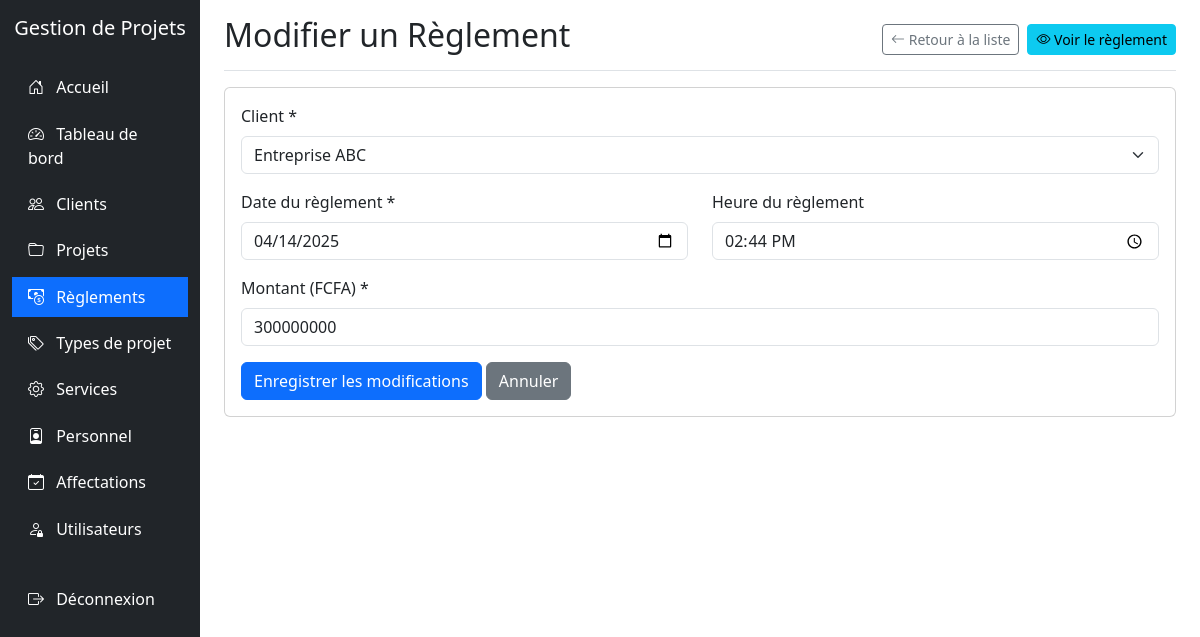
The page /reglements/edit.php?id=5 (signed in) on the database its author committed.
### tables this page shows
CREATE TABLE IF NOT EXISTS `reglement` (
  `IdReglement` int NOT NULL AUTO_INCREMENT,
  `DateReglement` date DEFAULT NULL,
  `HeureReglement` time DEFAULT NULL,
  `MontantReglement` int DEFAULT NULL,
  `IdClient` int DEFAULT NULL,
  PRIMARY KEY (`IdReglement`),
  KEY `IdClient` (`IdClient`),
  CONSTRAINT `reglement_ibfk_1` FOREIGN KEY (`IdClient`) REFERENCES `client` (`IdClient`)
);

CREATE TABLE IF NOT EXISTS `client` (
  `IdClient` int NOT NULL AUTO_INCREMENT,
  `NomClient` varchar(255) NOT NULL,
  `AdresseClient` varchar(255) DEFAULT NULL,
  `EmailClient` varchar(255) DEFAULT NULL,
  `TelClient` varchar(255) DEFAULT NULL,
  PRIMARY KEY (`IdClient`)
);

### reglements/edit.php (the view, shortened to what this page needs)
<?php
require_once '../config.php';
$id = $_GET['id'];
$clientsSql = "SELECT * FROM CLIENT ORDER BY NomClient";
$clientsResult = mysqli_query($conn, $clientsSql);
$sql = "SELECT * FROM REGLEMENT WHERE IdReglement = $id";
$result = mysqli_query($conn, $sql);
$reglement = mysqli_fetch_assoc($result);
?>
<!DOCTYPE html>
<html lang="fr">
<head>
    <link href="../libs/bootstrap@5.3.0-alpha1/dist/css/bootstrap.min.css" rel="stylesheet">
    <link rel="stylesheet" href="../libs/bootstrap-icons-1.10.0/font/bootstrap-icons.css">
</head>
<body>
    <div class="container-fluid">
        <div class="row">
            <div class="col-md-3 col-lg-2 d-md-block sidebar collapse">
                <div class="position-sticky pt-3">
                    <div class="text-center mb-4">
                        <h5 class="text-white">Gestion de Projets</h5>
                    </div>
                    <ul class="nav flex-column">
                        <li class="nav-item">
                            <a class="nav-link" href="../index.php">
                                <i class="bi bi-house-door"></i> Accueil
                            </a>
                        </li>
                        <li class="nav-item">
                            <a class="nav-link" href="../dashboard/index.php">
                                <i class="bi bi-speedometer2"></i> Tableau de bord
                            </a>
                        </li>
                        <li class="nav-item">
                            <a class="nav-link" href="../clients/index.php">
                                <i class="bi bi-people"></i> Clients
                            </a>
                        </li>
                        <li class="nav-item">
                            <a class="nav-link" href="../projets/index.php">
                                <i class="bi bi-folder"></i> Projets
                            </a>
                        </li>
                        <li class="nav-item">
                            <a class="nav-link active" href="../reglements/index.php">
                                <i class="bi bi-cash-coin"></i> Règlements
                            </a>
                        </li>
                        <li class="nav-item">
                            <a class="nav-link" href="../typesprojet/index.php">
                                <i class="bi bi-tags"></i> Types de projet
                            </a>
                        </li>
                        <li class="nav-item">
                            <a class="nav-link" href="../services/index.php">
                                <i class="bi bi-gear"></i> Services
                            </a>
                        </li>
                        <li class="nav-item">
                            <a class="nav-link" href="../personnel/index.php">
                                <i class="bi bi-person-badge"></i> Personnel
                            </a>
                        </li>
                        <li class="nav-item">
                            <a class="nav-link" href="../affectations/index.php">
                                <i class="bi bi-calendar-check"></i> Affectations
                            </a>
                        </li>
                        <?php if ($_SESSION['role'] == 'admin'): ?>
                        <li class="nav-item">
                            <a class="nav-link" href="../utilisateurs/index.php">
                                <i class="bi bi-person-lock"></i> Utilisateurs
                            </a>
                        </li>
                        <?php endif; ?>
                        <li class="nav-item mt-4">
                            <a class="nav-link" href="../logout.php">
                                <i class="bi bi-box-arrow-right"></i> Déconnexion
                            </a>
                        </li>
                    </ul>
                </div>
            </div>
            <div class="col-md-9 ms-sm-auto col-lg-10 px-md-4">
                <div class="d-flex justify-content-between flex-wrap flex-md-nowrap align-items-center pt-3 pb-2 mb-3 border-bottom">
                    <h1 class="h2">Modifier un Règlement</h1>
                    <div class="btn-toolbar mb-2 mb-md-0">
                        <a href="index.php" class="btn btn-sm btn-outline-secondary me-2">
                            <i class="bi bi-arrow-left"></i> Retour à la liste
                        </a>
                        <a href="view.php?id=<?php echo $id; ?>" class="btn btn-sm btn-info">
                            <i class="bi bi-eye"></i> Voir le règlement
                        </a>
                    </div>
                </div>
                <div class="card">
                    <div class="card-body">
                        <form method="post" action="edit.php?id=<?php echo $id; ?>">
                            <div class="mb-3">
                                <label for="idClient" class="form-label">Client *</label>
                                <select class="form-select" id="idClient" name="idClient" required>
                                    <?php
                                    mysqli_data_seek($clientsResult, 0);
                                    while ($client = mysqli_fetch_assoc($clientsResult)):
                                    ?>
                                    <option value="<?php echo $client['IdClient']; ?>" <?php echo $reglement['IdClient'] == $client['IdClient'] ? 'selected' : ''; ?>>
                                        <?php echo htmlspecialchars($client['NomClient']); ?>
                                    </option>
                                    <?php endwhile; ?>
                                </select>
                            </div>
                            <div class="row">
                                <div class="col-md-6 mb-3">
                                    <label for="dateReglement" class="form-label">Date du règlement *</label>
                                    <input type="date" class="form-control" id="dateReglement" name="dateReglement" value="<?php echo $reglement['DateReglement']; ?>" required>
                                </div>
                                <div class="col-md-6 mb-3">
                                    <label for="heureReglement" class="form-label">Heure du règlement</label>
                                    <input type="time" class="form-control" id="heureReglement" name="heureReglement" value="<?php echo date('H:i', strtotime($reglement['HeureReglement'])); ?>">
                                </div>
                            </div>
                            <div class="mb-3">
                                <label for="montantReglement" class="form-label">Montant (FCFA) *</label>
                                <input type="number" step="0.01" class="form-control" id="montantReglement" name="montantReglement" value="<?php echo $reglement['MontantReglement']; ?>" required>
                            </div>
                            <button type="submit" class="btn btn-primary">Enregistrer les modifications</button>
                            <a href="index.php" class="btn btn-secondary">Annuler</a>
                        </form>
                    </div>
                </div>
            </div>
        </div>
    </div>
</body>
</html>

### reglements/edit.php (style rules this page uses)
.sidebar { min-height: 100vh; background-color: #212529; }
.sidebar .nav-link { color: #fff; padding: 0.5rem 1rem; margin: 0.2rem 0; }
.sidebar .nav-link.active { background-color: #0d6efd; }
.sidebar .nav-link i { margin-right: 0.5rem; }

### rows shown on the page
reglement: idClient "Entreprise ABC", dateReglement "04/14/2025", heureReglement "14:44", montantReglement "300000000"
